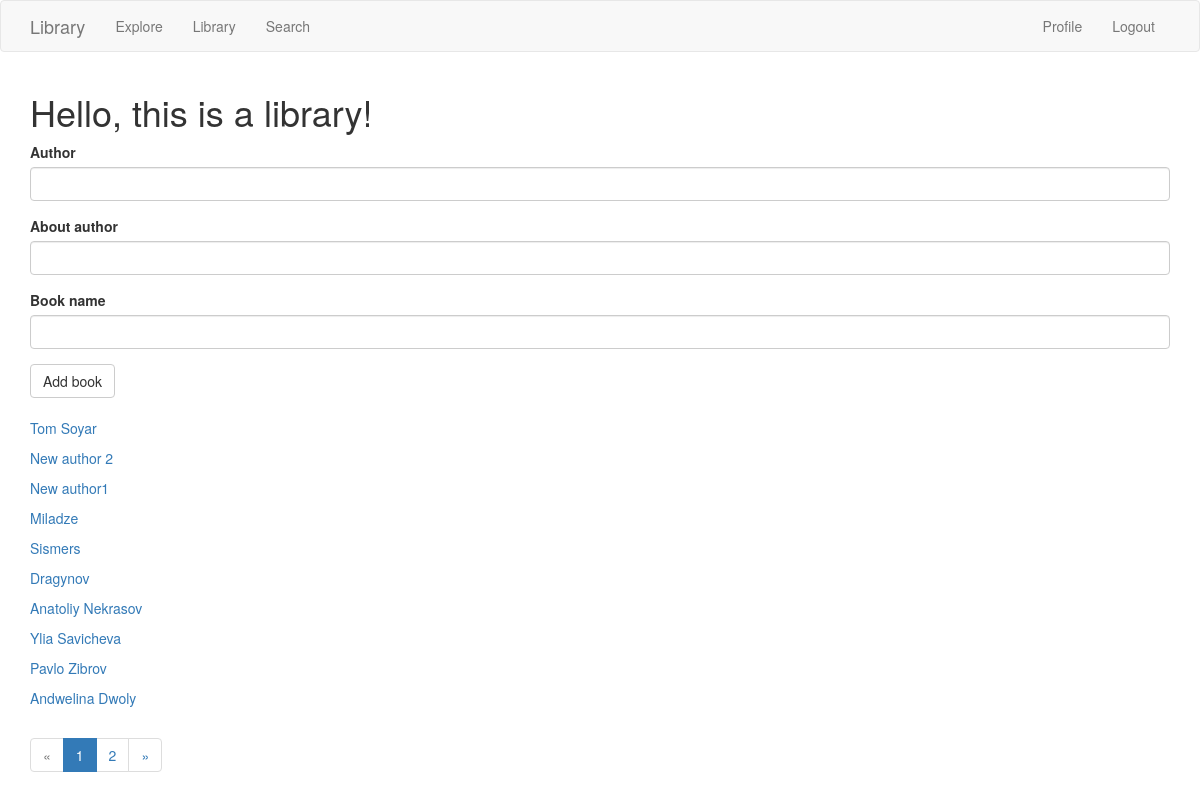
The page /library/ (signed in) on the database its author committed.
### app/models.py (models this page shows, shortened)
class Owner(db.Model):
    owner_id = db.Column(db.Integer, primary_key=True)
    ownername = db.Column(db.String(64))
    slug = db.Column(db.String(140), unique=True)
    body = db.Column(db.Text)
    created = db.Column(db.DateTime, default=datetime.utcnow)
    subscriptions = db.relationship('Book', secondary=association_table, backref=db.backref('subscribers', lazy='dynamic'))

### app/routes.py (the view, shortened to what this page needs)
@app.route('/library/', methods=['GET', 'POST'])
@login_required
def library():
    form = LibraryForm()
    page = request.args.get('page')
    if page and page.isdigit():
        page = int(page)
    else:
        page = 1
    ollname = Owner.query.order_by(Owner.created.desc())
    pages = ollname.paginate(page=page, per_page=10)
    return render_template('library.html', title='library', form=form, user=user, pages=pages)

### app/forms.py
class LibraryForm(FlaskForm):
    ownername = StringField('Author', validators=[DataRequired()])
    body = StringField('About author')
    bookname = StringField('Book name', validators=[DataRequired()])
    submit = SubmitField('Add book')

### app/models.py (called while the page is built)
@login.user_loader
def load_user(id):
    return User.query.get(int(id))

### app/routes.py (called while the page is built)
@app.before_request
def before_request():
    if current_user.is_authenticated:
        current_user.last_seen = datetime.utcnow()
        db.session.commit()

### app/templates/library.html
    {% extends "base.html" %}
    {% import 'bootstrap/wtf.html' as wtf %}
    {% block app_content %}
    <h1>Hello, this is a library!</h1>
    {% if form %}
    {{ wtf.quick_form(form) }}
    <br>
    {% endif %}
    {% for author in pages.items %}
        <p>
            <a href="{{ url_for('author_detail', slug=author.slug) }}"> {{ author.ownername }}</a>
        </p>
    {% endfor %}
    <nav>
        <ul class="pagination">
            <li {% if not pages.has_prev %} class="disabled" {% endif %} >
                <a href="./?page={{ pages.prev_num }}" aria-label="Previous"><span aria-hidden="true">&laquo;</span></a>
            </li>
            {% for page in pages.iter_pages() %}
                <li {% if page == pages.page %}class="active" {% endif %}>
                    <a href="./?page={{ page }}"> {{ page }} <span class="sr-only">(current)</span></a>
                </li>
            {% endfor %}
            <li {% if not pages.has_next %} class="disabled" {% endif %} >
                <a href="./?page={{ pages.next_num }}" aria-label="Next"><span aria-hidden="true">&raquo;</span></a>
            </li>
        </ul>
    </nav>
    {% endblock %}

### rows shown on the page
Owner: ownername "Tom Soyar"
Owner: ownername "New author 2"
Owner: ownername "New author1"
Owner: ownername "Miladze"
Owner: ownername "Sismers"
Owner: ownername "Dragynov"
Owner: ownername "Anatoliy Nekrasov"
Owner: ownername "Ylia Savicheva"
Owner: ownername "Pavlo Zibrov"
Owner: ownername "Andwelina Dwoly"

### other values the page prints
{{ page }} "1" "2"
